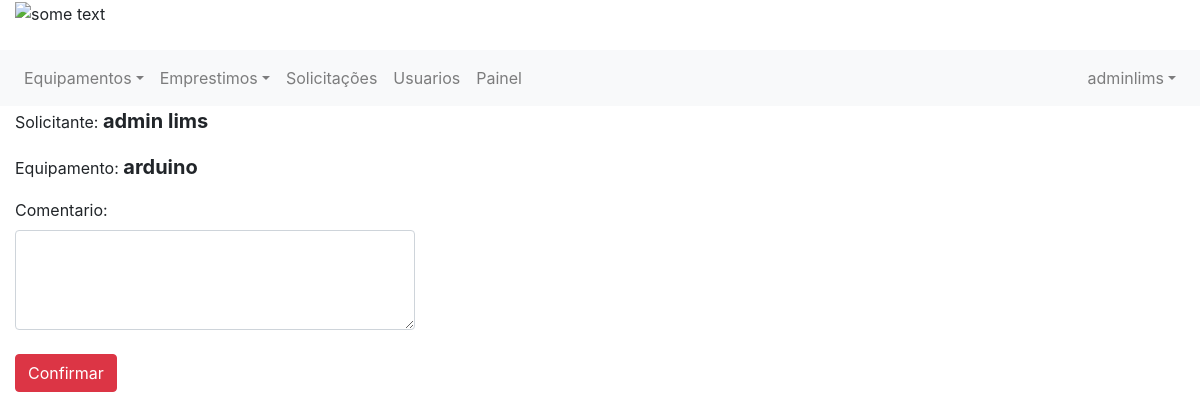
Page /solicitacoes/1/rejeitar/ (signed in) on the committed database.
### emprestimo/models.py (models this page shows)
class Emprestimo(models.Model):
    equipamento = models.ForeignKey(Item, on_delete=models.CASCADE, related_name='item_emprestimo')
    solicitante = models.ForeignKey(Usuario, on_delete=models.CASCADE, related_name='usuario_emprestimo')
    tipo = models.ForeignKey(TipoEstadoEmprestimo, on_delete=models.CASCADE, related_name='tipo_emprestimo')
    estado = models.BooleanField(default=0)
    descricao = models.CharField(max_length=255)
    quantidade = models.IntegerField()
    data_emprestimo = models.DateField(null=False)
    data_devolucao = models.DateField(null=True)
    mensagem_rejeitado = models.CharField(max_length=255, null=True)
    mensagem_devolucao = models.CharField(max_length=255, null=True)

### controle/models.py (models this page shows, shortened)
class Usuario(models.Model):
    user = models.OneToOneField(User, related_name='profile', on_delete=models.CASCADE, null=True)
    telefone = models.IntegerField()
    tipo = models.ForeignKey(TipoUsuario, on_delete=models.CASCADE)

class Item(models.Model):
    nome = models.CharField(max_length=50)
    quantidade = models.IntegerField()
    quantidade_emprestada = models.IntegerField()
    tipo = models.ForeignKey(TipoEquipamento, on_delete=models.CASCADE)
    imagem = models.FileField(upload_to='documents/%Y/%m/%d', default='documents/1111/sem_foto.jpg')
    excluido = models.BooleanField(default=False)

### emprestimo/views.py (the view)
# urls.py: path('solicitacoes/<int:solicitacao_id>/rejeitar/', views.rejeita_solicitacao, name="rejeita_solicitacao"),
@login_required
def rejeita_solicitacao(request, solicitacao_id):
    if get_usuario_logado(request).is_superuser:
        form = FromComentarioRejeitado()
        solicitacao = Emprestimo.objects.get(id=solicitacao_id)
        if request.method == 'POST':
            form = FromComentarioRejeitado(request.POST, request.FILES)
            if form.is_valid():
                coment = form.cleaned_data['comentario']
                solicitacao.mensagem_rejeitado = coment
                solicitacao.tipo = TipoEstadoEmprestimo.objects.get(id=3)
                solicitacao.estado = 1
                solicitacao.save()
                return redirect('exibir_solicitacoes')
            else:
                messages.error(request, 'Prencha todos os campos!')
                return redirect('rejeita_solicitacao', solicitacao_id)
        elif request.method == 'GET':
            return render(request, 'pag_rejeitar.html',
                          {'form': form, 'emprestimo': solicitacao, 'user_logado': get_usuario_logado(request)})
    else:
        messages.error(request, 'Acesso negado!')
        return render(request, 'pag_falha.html', {'user_logado': get_usuario_logado(request)})

### emprestimo/forms.py
class FromComentarioRejeitado(forms.Form):
    comentario = forms.CharField(label='Comentario', required=True, min_length=10)

### emprestimo/views.py (called while the page is built)
def get_usuario_logado(request):
    return request.user

### emprestimo/templates/pag_rejeitar.html (shortened to what this page needs)
{% extends 'base.html' %}
{% block 'content' %}
    <div>
        <p>Solicitante: <b style="font-size: 20px;">{{ emprestimo.solicitante.user.first_name }} {{ emprestimo.solicitante.user.last_name }}</b> </p>
        <p> Equipamento: <b style="font-size: 20px;">{{ emprestimo.equipamento.nome }}</b></p>
        <form method="post" action="{% url 'rejeita_solicitacao' emprestimo.id %}">
            <label for="id_txt_area"> Comentario:</label><br>
            <textarea class="form-control" id="id_txt_area" name="comentario" maxlength="200" minlength="10" style="min-width: 200px; max-width: 400px; max-height: 100px; min-height: 100px" required> </textarea><br>
            <button class="btn btn-danger" type="submit"> Confirmar </button>
        </form>
    </div>
{% endblock %}

### controle/templates/base.html (shortened to what this page needs)
{% load staticfiles %}
<!DOCTYPE html>
<html lang="pt">
<head>
    <link rel="stylesheet" href="https://stackpath.bootstrapcdn.com/bootstrap/4.3.1/css/bootstrap.min.css"
>
</head>
<body>
<header class="page-header">
    <div class="">
        <div class="container-fluid">
            <div class="row">
                <div class="col-12">
                    <img src="http://lims.ifpi.edu.br/images/logo.png" alt="some text" width=200 height=80>
                </div>
            </div>
        </div>
        <br>
        <div class="row">
            <div class="col-12">
                <nav class="navbar navbar-expand-sm navbar-light bg-light">
                    <div class="collapse navbar-collapse" id="navbarCollapse">
                        <div class="navbar-nav">
                            <div class="nav-item dropdown">
                                <a href="#" class="nav-link dropdown-toggle" data-toggle="dropdown">Equipamentos</a>
                            </div>
                            <div class="nav-item dropdown">
                                <a href="#" class="nav-link dropdown-toggle" data-toggle="dropdown">Emprestimos</a>
                            </div>
                            {% if user_logado.is_superuser %}
                            <a class="nav-item nav-link" href="{% url 'exibir_solicitacoes' %}">Solicitações </a>
                            <a class="nav-item nav-link" href="{% url 'exibir_usuarios' %}">Usuarios </a>
                            <a class="nav-item nav-link" href="{% url 'painel_admin' %}">Painel </a>
                            {% endif %}
                        </div>
                        <div class="navbar-nav dropdown ml-auto">
                            <a href="#" class="nav-link dropdown-toggle" data-toggle="dropdown">
                                {{ user_logado.username }}</a>
                        </div>
                    </div>
                </nav>
            </div>
        </div>
    </div>
</header>
<div class="container-fluid">
    <div class="">
        <div class="" style=" ">
            {% block 'content' %}
            {% endblock %}
        </div>
    </div>
</div>
</body>
</html>

### rows in the picture
Emprestimo: solicitante.user.first_name "admin", solicitante.user.last_name "lims", equipamento.nome "arduino"

### other values in the picture
{{ user_logado.username }} "adminlims"
